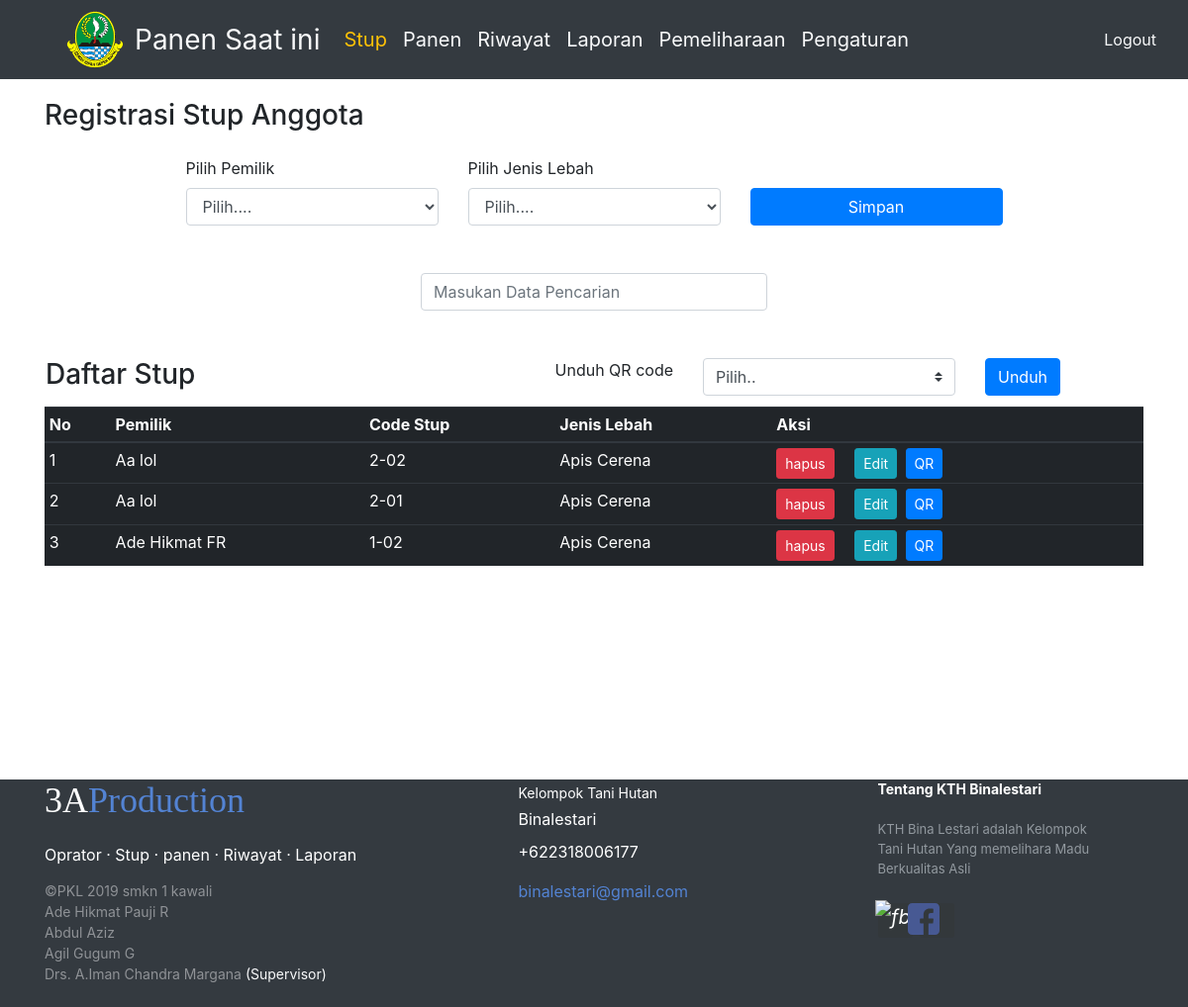
Page /oprator/stup.php (signed in) on the committed database.
### tables this page shows
CREATE TABLE `logo` (
  `id_logo` int(11) NOT NULL,
  `nama_logo` varchar(100) DEFAULT NULL,
  `untuk` varchar(100) NOT NULL
);

CREATE TABLE `stup` (
  `id_stup` int(11) NOT NULL,
  `id_anggota` int(11) DEFAULT NULL,
  `code_stup` varchar(100) DEFAULT NULL,
  `id_jenis` int(11) DEFAULT NULL
);

CREATE TABLE `anggota` (
  `id_anggota` int(11) NOT NULL,
  `nik` varchar(100) DEFAULT NULL,
  `nama` varchar(100) NOT NULL,
  `ttl` varchar(100) DEFAULT NULL,
  `jk` varchar(11) DEFAULT NULL,
  `alamat` text,
  `status` varchar(50) DEFAULT NULL,
  `pekerjaan` varchar(100) DEFAULT NULL,
  `id_kth` int(11) DEFAULT NULL,
  `id_jabatan` int(11) DEFAULT NULL,
  `jml_stup` int(11) DEFAULT NULL,
  `token` varchar(255) DEFAULT NULL
);

CREATE TABLE `jenis` (
  `id_jenis` int(11) NOT NULL,
  `nama_jenis` varchar(100) DEFAULT NULL,
  `jangka_panen` int(11) DEFAULT NULL
);

CREATE TABLE `contac` (
  `id_con` int(11) NOT NULL,
  `nohp` varchar(15) DEFAULT NULL,
  `email` varchar(100) DEFAULT NULL,
  `about` varchar(255) DEFAULT NULL,
  `fb` varchar(100) DEFAULT NULL
);

### sql/index.php (called while the page is built, shortened)
<?php
function tampil($key){
  $row=[];
  $query=mysql_query($key);
   while($rows=mysql_fetch_assoc($query)){
     $row[]=$rows;
   }
 return $row;
}

### oprator/stup.php (the view, shortened to what this page needs)
<?php
require "../sql/index.php";
require "../validasi/index.php";
require "../random/index.php";
$tp="SELECT * FROM logo WHERE untuk='cdk'";
$pt=tampil($tp);
$logo=$pt[0]['nama_logo'];
?>
<!DOCTYPE html>
<html>
<head>
	<link rel="stylesheet" type="text/css" href="../bootstrap/css/bootstrap.css">
	<link rel="stylesheet" type="text/css" href="../css/lg.css">
	<link rel="stylesheet" type="text/css" href="../css/sm.css">
	<link rel="stylesheet" type="text/css" href="../css/style.css">
</head>
<body>
<section>
		<nav class="navbar navbar-expand-lg navbar-light bg-dark fixed-top">
		<img src="../admin/img/logo/<?=$logo?>">
	  <a class="navbar-brand text-light" href="index.php">Panen Saat ini</a>
	  <div class="collapse navbar-collapse" id="navbarNav">
		<ul class="navbar-nav">
			<li class="nav-item">
	        <a class="nav-link text-warning" href="stup.php">Stup</a>
	        </li>
       <li>
          <a class="nav-link text-light" href="panen.php">Panen</a>
      </li>
      <li>
          <a class="nav-link text-light" href="riwayat.php">Riwayat</a>
      </li>
       <li>
          <a class="nav-link text-light" href="laporan.php">Laporan</a>
      </li>
      <li>
          <a class="nav-link text-light" href="pemeliharaan.php">Pemeliharaan</a>
      </li>
      <li>
          <a class="nav-link text-light" href="pengaturan.php">Pengaturan</a>
      </li>
	    </ul>
	  </div>
	   <a class="nav-link text-light" onclick="return confirm('Apakah Anda ingin Keluar?');" href="../logout.php">Logout</a>
</nav>
</section>
<section>
<div class="container topp">
  <div class="row justify-content-center form-group">
  <div class="col-sm">
    <h3>Registrasi Stup Anggota</h3>
  </div>
 </div>
 <form action="" method="post">
          <div class="row justify-content-center mt-3 form-group">
             <div class="col-lg-3">
               <label for="sel">Pilih Pemilik</label>
               <select name="id" id="sel" class="form-control" required>
                 <option value="">Pilih....</option>
               </select>
             </div>
             <div class="col-lg-3">
               <label for="sel">Pilih Jenis Lebah</label>
               <select name="bahan" id="sel" class="form-control" required>
                 <option value="">Pilih....</option>
               </select>
             </div>
            <div class="col-lg-3 mt-2">
              <button type="submit" name="simpan" class="btn btn-primary btn-block mt-4">Simpan</button>
            </div>
           </div>
</form>
           <div class="row justify-content-center mt-5">
           <div class="col-lg-4">
              <input class="form-control mr-sm-2" type="search" placeholder="Masukan Data Pencarian" aria-label="Search" id="cari">
           </div>
           </div>
           <div class="row mt-5">
<div class="col-lg-5 pl-3">
        <h3 class="">Daftar Stup</h3>
</div>
<div class="col-lg-2 text-right"><label for="qr">Unduh QR code</label></div>
<div class="col-lg-3">
<form action="../qr.php" method="post">
    <select name="qr" id="qr" class="custom-select" required>
    <option value="">Pilih..</option>
    </select>
</div>
<div class="col-lg-2"><button type="submit" name="unduh" class="btn btn-primary">Unduh</button></div>
</div>
<div class="row mt-2" id="stup">
            <div class="container table-responsive" style="overflow-y: hidden;">
                <div data-role="main" class="ui-content">
                  <table data-role="table" class="table table-sm table-hover table-dark" >
                   <thead>
                   <tr>
                   <th>No</th>
                   <th>Pemilik</th>
                   <th>Code Stup</th>
                   <th>Jenis Lebah</th>
                    <th>Aksi</th>
                   </tr>
                   </thead>
                   <tbody>
                   <?php
                   $aa=1;
                   $ku="SELECT * FROM stup,anggota,jenis WHERE anggota.id_anggota=stup.id_anggota and jenis.id_jenis=stup.id_jenis order by stup.id_stup DESC limit 50";
                  $ku=tampil($ku);
                   foreach($ku as $u):
                    ?>
                   <tr>
                   <td><?=$aa?></td>
                   <td><?=$u['nama']?></td>
                   <td><?=$u['code_stup']?></td>
                   <td><?=$u['nama_jenis']?></td>
                   <td>
<a href="hapus.php?id=<?=$u['id_stup']?>&t=stup&f=id_stup&a=stup.php" onclick="return confirm('Apakah anda yakin ingin mengpus data?');" class="btn btn-danger btn-sm">hapus</a>
<a href=""  data-toggle="modal" data-target="#dat<?=$u['id_stup']?>" class="btn btn-info ml-3 btn-sm">Edit</a>
                  <a href="../qr.php?id_u=<?=base64_encode($u['id_anggota'])?>&id_s=<?=base64_encode($u['id_stup'])?>"  onclick="return confirm('Apakah anda Ingin Mengunduh Code QR?');" class="btn ml-1 btn-primary btn-sm">QR</a>
                  </td>
                   </tr>
                   <?php $aa++; endforeach;?>
                   </tbody>
                  </table>
                </div>
          </div>
      </div>
</div>
</section>
<?php
$str="SELECT * FROM contac WHERE id_con='1'";
$row=tampil($str);
 ?>
<div class="container-fluid bg-dark" style="max-width: 100%; height:230px; margin-top: 200px;">
       <div class="container bg-dark mt-3">
       <footer class="footer-distributed">
                  <div class="footer-left">
                    <h3>3A<span>Production</span></h3>
                     <p class="footer-links">
                    <a href="index.php">Oprator</a>
                   ·                     <a href="stup.php">Stup</a>
                   ·                     <a href="panen.php">panen</a>
                   ·                     <a href="riwayat.php">Riwayat</a>
                   ·                     <a href="laporan.php">Laporan</a>
                     </p>
                     <p class="footer-company-name">&copy;PKL 2019 smkn 1 kawali</p>
                     <p class="footer-company-name">Ade Hikmat Pauji R</p>
                     <p class="footer-company-name">Abdul Aziz</p>
                     <p class="footer-company-name">Agil Gugum G</p>
                     <p class="footer-company-name">Drs. A.Iman Chandra Margana <span class="text-light">(Supervisor)</span></p>
                 </div>
                 <div class="footer-center">
                  <div>
                   <p><span>Kelompok Tani Hutan</span> Binalestari</p>
                  </div>
                  <div>
                    <p><?=$row[0]['nohp']?></p>
                  </div>
                  <div>
                    <p><a href="<?=$row[0]['email']?>"><?=$row[0]['email']?></a></p>
                  </div>
                 </div>
                 <div class="footer-right">
                  <p class="footer-company-about">
                    <span>Tentang KTH Binalestari</span>                     <?=$row[0]['about']?>
                  </p>
                  <div class="footer-icons">
                    <a href="<?=$row[0]['fb']?>"><i class="fa fa-linkedin"><img src="https://img.icons8.com/color/48/000000/gmail.png" class="img-fluid" style="margin-left: -20px; max-height: 40px; position: absolute; max-width: 55px; margin-top: -3px;" alt="fb"></i></a>
                    <a href="<?=$row[0]['fb']?>"><i class="fa fa-linkedin"><img src="../admin/img/logo/fb.svg" class="img-fluid" style="margin-left: -30px; position: absolute; max-width: 55px; max-height: 32px;" alt="fb"></i></a>
                  </div>
                 </div>
             </footer>
               </div>
           </div>
</body>
</html>

### css/lg.css (style rules this page uses)
.navbar img { width:60px; height:50px; }
.navbar-brand { font-size: 15px; }
.topp { margin-top:200px; }
@media (min-width: 992px) { .navbar img { width:60px; height:60px; margin-left:50px; margin-right:10px; } }
@media (min-width: 992px) { .navbar { height: 80px; } }
@media (min-width: 992px) { .navbar-nav { font-size: 20px; } }
@media (min-width: 992px) { .navbar-brand { font-size: 28px; } }
@media (min-width: 992px) { table tr td { box-sizing: border-box; } }
@media (min-width: 992px) { .topp { margin-top:100px; } }

### css/sm.css (style rules this page uses)
.footer-distributed .footer-left, .footer-distributed .footer-center, .footer-distributed .footer-right { display: inline-block; vertical-align: top; }
.footer-distributed .footer-left { width: 40%; }
.footer-distributed h3 { color: #ffffff; font: normal 36px 'Cookie', cursive; margin: 0; }
.footer-distributed h3 span { color: #5383d3; }
.footer-distributed .footer-links { color: #ffffff; margin: 20px 0 12px; padding: 0; }
.footer-distributed .footer-links a { display:inline-block; line-height: 1.8; text-decoration: none; color: inherit; }
.footer-distributed .footer-company-name { color: #8f9296; font-size: 14px; font-weight: normal; margin: 0; }
.footer-distributed .footer-center { width: 35%; }
.footer-distributed .footer-center p { display: inline-block; color: #ffffff; vertical-align: middle; margin:0; }
.footer-distributed .footer-center p span { display:block; font-weight: normal; font-size:14px; line-height:2; }
.footer-distributed .footer-center p a { color: #5383d3; text-decoration: none;; }
.footer-distributed .footer-right { width: 20%; }
.footer-distributed .footer-company-about { line-height: 20px; color: #92999f; font-size: 13px; font-weight: normal; margin: 0; }
.footer-distributed .footer-company-about span { display: block; color: #ffffff; font-size: 14px; font-weight: bold; margin-bottom: 20px; }
.footer-distributed .footer-icons { margin-top: 25px; }
.footer-distributed .footer-icons a { display: inline-block; width: 35px; height: 35px; cursor: pointer; background-color: #33383b; border-radius: 2px; font-size: 20px; color: #ffffff; text-align: center; line-height: 35px; margin-right: 3px; margin-bottom: 5px; }

### rows in the picture
logo: nama_logo (picture)
stup: id_anggota.nama "Aa lol", code_stup "2-02", id_jenis.nama_jenis "Apis Cerena"
stup: id_anggota.nama "Aa lol", code_stup "2-01", id_jenis.nama_jenis "Apis Cerena"
stup: id_anggota.nama "Ade Hikmat FR", code_stup "1-02", id_jenis.nama_jenis "Apis Cerena"
contac: nohp "+622318006177", email "binalestari@gmail.com", about "KTH Bina Lestari adalah Kelompok Tani Hutan Yang memelihara Madu Berkualitas Asli"
